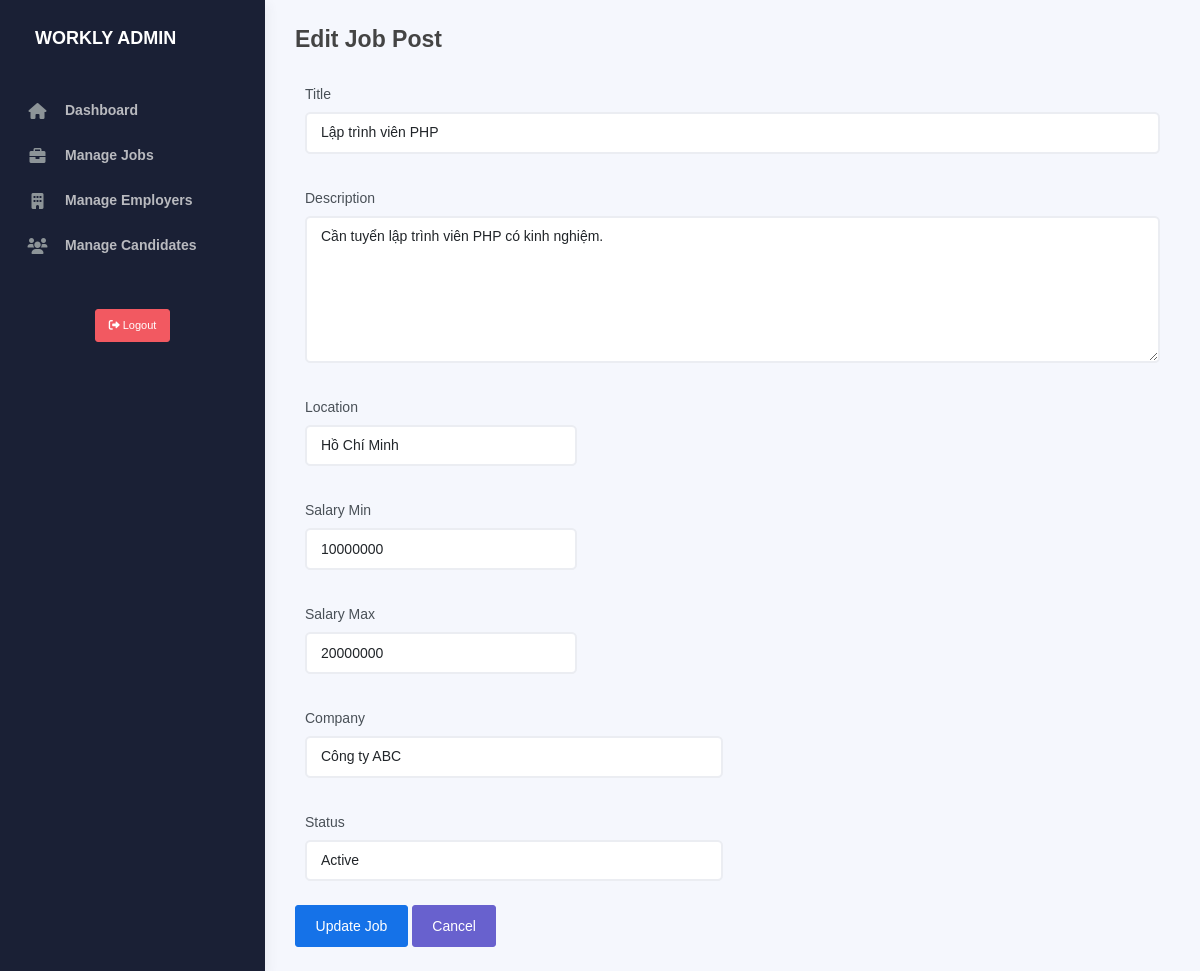
Screenshot of /admin/edit_job.php?id=1 (signed in) with the database file from the repository.
### tables this page shows
CREATE TABLE IF NOT EXISTS `job_posts` (
  `id` int(11) NOT NULL AUTO_INCREMENT,
  `employer_id` int(11) NOT NULL,
  `title` varchar(255) NOT NULL,
  `description` text NOT NULL,
  `location` varchar(100) DEFAULT NULL,
  `salary_min` int(11) DEFAULT NULL,
  `salary_max` int(11) DEFAULT NULL,
  `job_type` enum('full-time','part-time') NOT NULL,
  `industry` varchar(100) DEFAULT NULL,
  `keywords` text DEFAULT NULL,
  `status` enum('active','inactive') DEFAULT 'active',
  `expires_at` date DEFAULT NULL,
  `created_at` timestamp NOT NULL DEFAULT current_timestamp(),
  `requirements` text DEFAULT NULL,
  `benefits` text DEFAULT NULL,
  `updated_at` timestamp NULL DEFAULT NULL ON UPDATE current_timestamp(),
  PRIMARY KEY (`id`),
  KEY `employer_id` (`employer_id`)
);

CREATE TABLE IF NOT EXISTS `employers` (
  `id` int(11) NOT NULL AUTO_INCREMENT,
  `user_id` int(11) NOT NULL,
  `company_name` varchar(255) NOT NULL,
  `website` varchar(255) DEFAULT NULL,
  `description` text DEFAULT NULL,
  `company_logo` varchar(255) NOT NULL DEFAULT 'assets/images/default-null.png',
  PRIMARY KEY (`id`),
  KEY `user_id` (`user_id`)
);

### admin/edit_job.php (the view, shortened to what this page needs)
<?php
require_once '../includes/config.php';
$employersStmt = $conn->query("SELECT id, company_name FROM employers ORDER BY company_name");
$employers = $employersStmt->fetchAll(PDO::FETCH_ASSOC);
$isEdit = false;
$data = [
    'title'        => '',
    'description'  => '',
    'location'     => '',
    'salary_min'   => '',
    'salary_max'   => '',
    'status'       => 'inactive',
    'employer_id'  => '',
];
if (isset($_GET['id'])) {
    $isEdit = true;
    $id = (int)$_GET['id'];
    $stmt = $conn->prepare("SELECT * FROM job_posts WHERE id = :id");
    $stmt->execute([':id' => $id]);
    $job = $stmt->fetch(PDO::FETCH_ASSOC);
    $data = [
        'title'        => $job['title'],
        'description'  => $job['description'],
        'location'     => $job['location'],
        'salary_min'   => $job['salary_min'],
        'salary_max'   => $job['salary_max'],
        'status'       => $job['status'],
        'employer_id'  => $job['employer_id'],
    ];
}
?>
<!DOCTYPE html>
<html lang="en">
<head>
    <link rel="stylesheet" href="/assets/css/bootstrap.min.css">
    <link rel="stylesheet" href="/assets/css/plugins.min.css">
    <link rel="stylesheet" href="/assets/css/kaiadmin.min.css">
    <link rel="stylesheet" href="https://cdnjs.cloudflare.com/ajax/libs/font-awesome/6.0.0/css/all.min.css">
</head>
<body>
    <?php include 'includes/admin_sidebar.php'; ?>
    <div class="main-panel">
        <div class="content">
            <div class="page-inner">
                <div class="page-header">
                    <h4 class="page-title"><?= $isEdit ? 'Edit Job Post' : 'Create Job Post' ?></h4>
                </div>
                <form action="job_form.php<?= $isEdit ? '?id=' . $id : '' ?>" method="post">
                    <div class="form-group mb-3">
                        <label>Title</label>
                        <input type="text" name="title" class="form-control"
                            value="<?= htmlspecialchars($data['title']) ?>">
                    </div>
                    <div class="form-group mb-3">
                        <label>Description</label>
                        <textarea name="description" class="form-control" rows="6"><?= htmlspecialchars($data['description']) ?></textarea>
                    </div>
                    <div class="form-row">
                        <div class="form-group col-md-4 mb-3">
                            <label>Location</label>
                            <input type="text" name="location" class="form-control"
                                value="<?= htmlspecialchars($data['location']) ?>">
                        </div>
                        <div class="form-group col-md-4 mb-3">
                            <label>Salary Min</label>
                            <input type="number" name="salary_min" class="form-control"
                                value="<?= htmlspecialchars($data['salary_min']) ?>">
                        </div>
                        <div class="form-group col-md-4 mb-3">
                            <label>Salary Max</label>
                            <input type="number" name="salary_max" class="form-control"
                                value="<?= htmlspecialchars($data['salary_max']) ?>">
                        </div>
                    </div>
                    <div class="form-row">
                        <div class="form-group col-md-6 mb-3">
                            <label>Company</label>
                            <select name="employer_id" class="form-control">
                                <?php foreach ($employers as $emp): ?>
                                    <option value="<?= $emp['id'] ?>"
                                        <?= $emp['id'] == $data['employer_id'] ? 'selected' : '' ?>>
                                        <?= htmlspecialchars($emp['company_name']) ?>
                                    </option>
                                <?php endforeach; ?>
                            </select>
                        </div>
                        <div class="form-group col-md-6 mb-3">
                            <label>Status</label>
                            <select name="status" class="form-control">
                                <option value="active" <?= $data['status'] === 'active'   ? 'selected' : '' ?>>Active</option>
                            </select>
                        </div>
                    </div>
                    <button type="submit" class="btn btn-primary">
                        <?= $isEdit ? 'Update Job' : 'Create Job' ?>
                    </button>
                    <a href="admin_jobs.php" class="btn btn-secondary">Cancel</a>
                </form>
            </div>
        </div>
    </div>
</body>
</html>

### rows the page displays
job_posts: title "Lập trình viên PHP", description "Cần tuyển lập trình viên PHP có kinh nghiệm.", location "Hồ Chí Minh", salary_min "10000000", salary_max "20000000", employer_id "Công ty ABC", status "Active"
